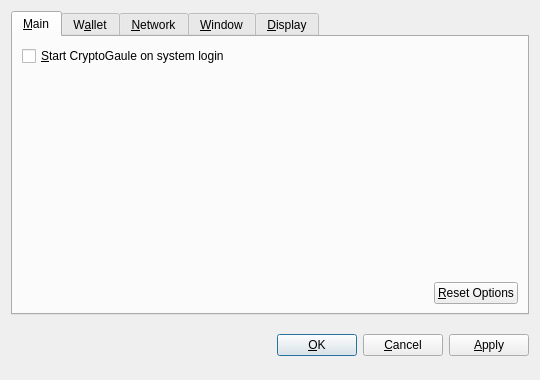
<?xml version="1.0" encoding="UTF-8"?>
<ui version="4.0">
 <class>OptionsDialog</class>
 <widget class="QDialog" name="OptionsDialog">
  <property name="geometry">
   <rect>
    <x>0</x>
    <y>0</y>
    <width>540</width>
    <height>380</height>
   </rect>
  </property>
  <property name="windowTitle">
   <string>Options</string>
  </property>
  <property name="modal">
   <bool>true</bool>
  </property>
  <layout class="QVBoxLayout" name="verticalLayout">
   <item>
    <widget class="QTabWidget" name="tabWidget">
     <property name="tabPosition">
      <enum>QTabWidget::North</enum>
     </property>
     <property name="currentIndex">
      <number>0</number>
     </property>
     <widget class="QWidget" name="tabMain">
      <attribute name="title">
       <string>&amp;Main</string>
      </attribute>
      <layout class="QVBoxLayout" name="verticalLayout_Main">
       <item>
        <widget class="QCheckBox" name="bitcoinAtStartup">
         <property name="toolTip">
          <string>Automatically start CryptoGaule after logging in to the system.</string>
         </property>
         <property name="text">
          <string>&amp;Start CryptoGaule on system login</string>
         </property>
        </widget>
       </item>
       <item>
        <spacer name="verticalSpacer_Main">
         <property name="orientation">
          <enum>Qt::Vertical</enum>
         </property>
         <property name="sizeHint" stdset="0">
          <size>
           <width>20</width>
           <height>40</height>
          </size>
         </property>
        </spacer>
       </item>
       <item>
        <layout class="QHBoxLayout" name="horizontalLayout_2_Main">
         <item>
          <spacer name="horizontalSpacer_2_Main">
           <property name="orientation">
            <enum>Qt::Horizontal</enum>
           </property>
           <property name="sizeHint" stdset="0">
            <size>
             <width>40</width>
             <height>20</height>
            </size>
           </property>
          </spacer>
         </item>
         <item>
          <widget class="QPushButton" name="resetButton">
           <property name="toolTip">
            <string>Reset all client options to default.</string>
           </property>
           <property name="text">
            <string>&amp;Reset Options</string>
           </property>
           <property name="autoDefault">
            <bool>false</bool>
           </property>
          </widget>
         </item>
        </layout>
       </item>
      </layout>
     </widget>
     <widget class="QWidget" name="tabWallet">
      <attribute name="title">
       <string>W&amp;allet</string>
      </attribute>
      <layout class="QVBoxLayout" name="verticalLayout_Network">
       <item>
        <widget class="QLabel" name="transactionFeeInfoLabel">
         <property name="text">
          <string>Optional transaction fee per kB that helps make sure your transactions are processed quickly. Most transactions are 1 kB.</string>
         </property>
         <property name="textFormat">
          <enum>Qt::PlainText</enum>
         </property>
         <property name="wordWrap">
          <bool>true</bool>
         </property>
        </widget>
       </item>
       <item>
        <layout class="QHBoxLayout" name="horizontalLayout_1_Main">
         <item>
          <widget class="QLabel" name="transactionFeeLabel">
           <property name="text">
            <string>Pay transaction &amp;fee</string>
           </property>
           <property name="textFormat">
            <enum>Qt::PlainText</enum>
           </property>
           <property name="buddy">
            <cstring>transactionFee</cstring>
           </property>
          </widget>
         </item>
         <item>
          <widget class="BitcoinAmountField" name="transactionFee"/>
         </item>
         <item>
          <spacer name="horizontalSpacer_1_Main">
           <property name="orientation">
            <enum>Qt::Horizontal</enum>
           </property>
           <property name="sizeHint" stdset="0">
            <size>
             <width>40</width>
             <height>20</height>
            </size>
           </property>
          </spacer>
         </item>
        </layout>
       </item>
       <item>
        <widget class="QLabel" name="label">
         <property name="text">
          <string>If you disable the spending of unconfirmed change, the change from a transaction cannot be used until that transaction has at least one confirmation. This also affects how your balance is computed.</string>
         </property>
         <property name="wordWrap">
          <bool>true</bool>
         </property>
        </widget>
       </item>
       <item>
        <widget class="QCheckBox" name="spendZeroConfChange">
         <property name="text">
          <string>Spend unconfirmed change  (experts only)</string>
         </property>
        </widget>
       </item>
       <item>
        <spacer name="verticalSpacer">
         <property name="orientation">
          <enum>Qt::Vertical</enum>
         </property>
         <property name="sizeHint" stdset="0">
          <size>
           <width>20</width>
           <height>40</height>
          </size>
         </property>
        </spacer>
       </item>
      </layout>
     </widget>
     <widget class="QWidget" name="tabNetwork">
      <attribute name="title">
       <string>&amp;Network</string>
      </attribute>
      <layout class="QVBoxLayout" name="verticalLayout_Network">
       <item>
        <widget class="QCheckBox" name="mapPortUpnp">
         <property name="toolTip">
          <string>Automatically open the CryptoGaule client port on the router. This only works when your router supports UPnP and it is enabled.</string>
         </property>
         <property name="text">
          <string>Map port using &amp;UPnP</string>
         </property>
        </widget>
       </item>
       <item>
        <widget class="QCheckBox" name="connectSocks">
         <property name="toolTip">
          <string>Connect to the CryptoGaule network through a SOCKS proxy (e.g. when connecting through Tor).</string>
         </property>
         <property name="text">
          <string>&amp;Connect through SOCKS proxy:</string>
         </property>
        </widget>
       </item>
       <item>
        <layout class="QHBoxLayout" name="horizontalLayout_Network">
         <item>
          <widget class="QLabel" name="proxyIpLabel">
           <property name="text">
            <string>Proxy &amp;IP:</string>
           </property>
           <property name="textFormat">
            <enum>Qt::PlainText</enum>
           </property>
           <property name="buddy">
            <cstring>proxyIp</cstring>
           </property>
          </widget>
         </item>
         <item>
          <widget class="QValidatedLineEdit" name="proxyIp">
           <property name="maximumSize">
            <size>
             <width>140</width>
             <height>16777215</height>
            </size>
           </property>
           <property name="toolTip">
            <string>IP address of the proxy (e.g. 127.0.0.1)</string>
           </property>
          </widget>
         </item>
         <item>
          <widget class="QLabel" name="proxyPortLabel">
           <property name="text">
            <string>&amp;Port:</string>
           </property>
           <property name="textFormat">
            <enum>Qt::PlainText</enum>
           </property>
           <property name="buddy">
            <cstring>proxyPort</cstring>
           </property>
          </widget>
         </item>
         <item>
          <widget class="QLineEdit" name="proxyPort">
           <property name="maximumSize">
            <size>
             <width>55</width>
             <height>16777215</height>
            </size>
           </property>
           <property name="toolTip">
            <string>Port of the proxy (e.g. 9050)</string>
           </property>
          </widget>
         </item>
         <item>
          <widget class="QLabel" name="socksVersionLabel">
           <property name="text">
            <string>SOCKS &amp;Version:</string>
           </property>
           <property name="textFormat">
            <enum>Qt::PlainText</enum>
           </property>
           <property name="buddy">
            <cstring>socksVersion</cstring>
           </property>
          </widget>
         </item>
         <item>
          <widget class="QValueComboBox" name="socksVersion">
           <property name="toolTip">
            <string>SOCKS version of the proxy (e.g. 5)</string>
           </property>
          </widget>
         </item>
         <item>
          <spacer name="horizontalSpacer_Network">
           <property name="orientation">
            <enum>Qt::Horizontal</enum>
           </property>
           <property name="sizeHint" stdset="0">
            <size>
             <width>40</width>
             <height>20</height>
            </size>
           </property>
          </spacer>
         </item>
        </layout>
       </item>
       <item>
        <spacer name="verticalSpacer_Network">
         <property name="orientation">
          <enum>Qt::Vertical</enum>
         </property>
         <property name="sizeHint" stdset="0">
          <size>
           <width>20</width>
           <height>40</height>
          </size>
         </property>
        </spacer>
       </item>
      </layout>
     </widget>
     <widget class="QWidget" name="tabWindow">
      <attribute name="title">
       <string>&amp;Window</string>
      </attribute>
      <layout class="QVBoxLayout" name="verticalLayout_Window">
       <item>
        <widget class="QCheckBox" name="minimizeToTray">
         <property name="toolTip">
          <string>Show only a tray icon after minimizing the window.</string>
         </property>
         <property name="text">
          <string>&amp;Minimize to the tray instead of the taskbar</string>
         </property>
        </widget>
       </item>
       <item>
        <widget class="QCheckBox" name="minimizeOnClose">
         <property name="toolTip">
          <string>Minimize instead of exit the application when the window is closed. When this option is enabled, the application will be closed only after selecting Quit in the menu.</string>
         </property>
         <property name="text">
          <string>M&amp;inimize on close</string>
         </property>
        </widget>
       </item>
       <item>
        <spacer name="verticalSpacer_Window">
         <property name="orientation">
          <enum>Qt::Vertical</enum>
         </property>
         <property name="sizeHint" stdset="0">
          <size>
           <width>20</width>
           <height>40</height>
          </size>
         </property>
        </spacer>
       </item>
      </layout>
     </widget>
     <widget class="QWidget" name="tabDisplay">
      <attribute name="title">
       <string>&amp;Display</string>
      </attribute>
      <layout class="QVBoxLayout" name="verticalLayout_Display">
       <item>
        <layout class="QHBoxLayout" name="horizontalLayout_1_Display">
         <item>
          <widget class="QLabel" name="langLabel">
           <property name="text">
            <string>User Interface &amp;language:</string>
           </property>
           <property name="textFormat">
            <enum>Qt::PlainText</enum>
           </property>
           <property name="buddy">
            <cstring>lang</cstring>
           </property>
          </widget>
         </item>
         <item>
          <widget class="QValueComboBox" name="lang">
           <property name="toolTip">
            <string>The user interface language can be set here. This setting will take effect after restarting CryptoGaule.</string>
           </property>
          </widget>
         </item>
        </layout>
       </item>
       <item>
        <layout class="QHBoxLayout" name="horizontalLayout_2_Display">
         <item>
          <widget class="QLabel" name="unitLabel">
           <property name="text">
            <string>&amp;Unit to show amounts in:</string>
           </property>
           <property name="textFormat">
            <enum>Qt::PlainText</enum>
           </property>
           <property name="buddy">
            <cstring>unit</cstring>
           </property>
          </widget>
         </item>
         <item>
          <widget class="QValueComboBox" name="unit">
           <property name="toolTip">
            <string>Choose the default subdivision unit to show in the interface and when sending coins.</string>
           </property>
          </widget>
         </item>
        </layout>
       </item>
       <item>
        <widget class="QCheckBox" name="displayAddresses">
         <property name="toolTip">
          <string>Whether to show CryptoGaule addresses in the transaction list or not.</string>
         </property>
         <property name="text">
          <string>&amp;Display addresses in transaction list</string>
         </property>
        </widget>
       </item>
       <item>
        <widget class="QCheckBox" name="coinControlFeatures">
         <property name="toolTip">
          <string>Whether to show coin control features or not.</string>
         </property>
         <property name="text">
          <string>Display coin &amp;control features (experts only!)</string>
         </property>
        </widget>
       </item>
       <item>
        <spacer name="verticalSpacer_Display">
         <property name="orientation">
          <enum>Qt::Vertical</enum>
         </property>
         <property name="sizeHint" stdset="0">
          <size>
           <width>20</width>
           <height>40</height>
          </size>
         </property>
        </spacer>
       </item>
      </layout>
     </widget>
    </widget>
   </item>
   <item>
    <layout class="QHBoxLayout" name="horizontalLayout_Buttons">
     <item>
      <spacer name="horizontalSpacer_1">
       <property name="orientation">
        <enum>Qt::Horizontal</enum>
       </property>
       <property name="sizeHint" stdset="0">
        <size>
         <width>40</width>
         <height>48</height>
        </size>
       </property>
      </spacer>
     </item>
     <item>
      <widget class="QLabel" name="statusLabel">
       <property name="font">
        <font>
         <weight>75</weight>
         <bold>true</bold>
        </font>
       </property>
       <property name="text">
        <string/>
       </property>
       <property name="textFormat">
        <enum>Qt::PlainText</enum>
       </property>
       <property name="wordWrap">
        <bool>true</bool>
       </property>
      </widget>
     </item>
     <item>
      <spacer name="horizontalSpacer_2">
       <property name="orientation">
        <enum>Qt::Horizontal</enum>
       </property>
       <property name="sizeHint" stdset="0">
        <size>
         <width>40</width>
         <height>48</height>
        </size>
       </property>
      </spacer>
     </item>
     <item>
      <widget class="QPushButton" name="okButton">
       <property name="text">
        <string>&amp;OK</string>
       </property>
      </widget>
     </item>
     <item>
      <widget class="QPushButton" name="cancelButton">
       <property name="text">
        <string>&amp;Cancel</string>
       </property>
       <property name="autoDefault">
        <bool>false</bool>
       </property>
      </widget>
     </item>
     <item>
      <widget class="QPushButton" name="applyButton">
       <property name="text">
        <string>&amp;Apply</string>
       </property>
       <property name="autoDefault">
        <bool>false</bool>
       </property>
      </widget>
     </item>
    </layout>
   </item>
  </layout>
 </widget>
 <customwidgets>
  <customwidget>
   <class>BitcoinAmountField</class>
   <extends>QSpinBox</extends>
   <header>bitcoinamountfield.h</header>
  </customwidget>
  <customwidget>
   <class>QValueComboBox</class>
   <extends>QComboBox</extends>
   <header>qvaluecombobox.h</header>
  </customwidget>
  <customwidget>
   <class>QValidatedLineEdit</class>
   <extends>QLineEdit</extends>
   <header>qvalidatedlineedit.h</header>
  </customwidget>
 </customwidgets>
 <resources/>
 <connections/>
</ui>
